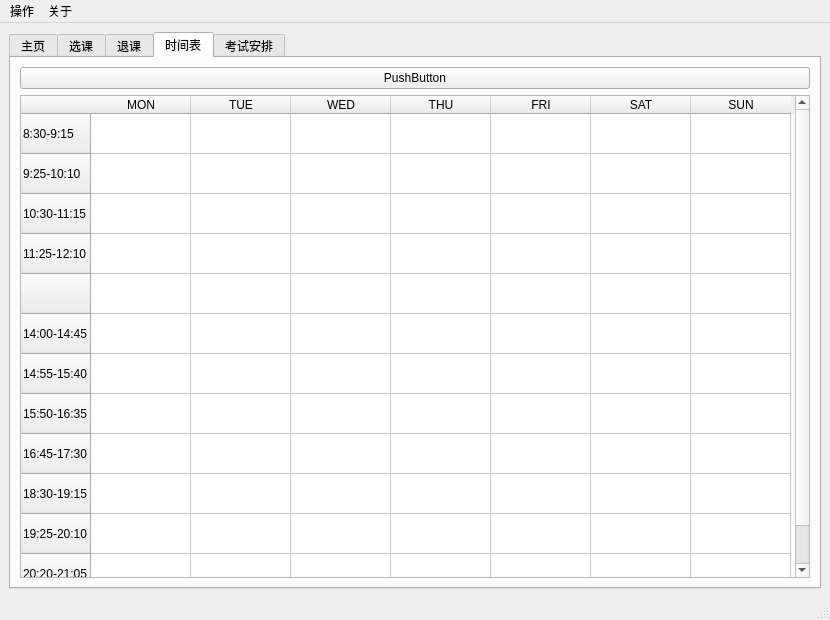
<?xml version="1.0" encoding="UTF-8"?>
<ui version="4.0">
 <class>MainWindow</class>
 <widget class="QMainWindow" name="MainWindow">
  <property name="geometry">
   <rect>
    <x>0</x>
    <y>0</y>
    <width>830</width>
    <height>620</height>
   </rect>
  </property>
  <property name="windowTitle">
   <string>教务选课系统-学生界面</string>
  </property>
  <widget class="QWidget" name="centralwidget">
   <layout class="QHBoxLayout" name="horizontalLayout">
    <item>
     <widget class="QTabWidget" name="tabWidget">
      <property name="currentIndex">
       <number>3</number>
      </property>
      <widget class="QWidget" name="mainPage">
       <attribute name="title">
        <string>主页</string>
       </attribute>
       <layout class="QVBoxLayout" name="verticalLayout">
        <item>
         <widget class="QPushButton" name="pushButton">
          <property name="text">
           <string>刷新</string>
          </property>
         </widget>
        </item>
        <item>
         <widget class="QListWidget" name="mainInfoList"/>
        </item>
       </layout>
      </widget>
      <widget class="QWidget" name="selePage">
       <attribute name="title">
        <string>选课</string>
       </attribute>
       <layout class="QGridLayout" name="gridLayout">
        <item row="0" column="0">
         <widget class="QTableWidget" name="seleInfoTable">
          <attribute name="horizontalHeaderDefaultSectionSize">
           <number>120</number>
          </attribute>
          <row>
           <property name="text">
            <string>01</string>
           </property>
          </row>
          <row>
           <property name="text">
            <string>02</string>
           </property>
          </row>
          <row>
           <property name="text">
            <string>03</string>
           </property>
          </row>
          <row>
           <property name="text">
            <string>04</string>
           </property>
          </row>
          <row>
           <property name="text">
            <string>05</string>
           </property>
          </row>
          <row>
           <property name="text">
            <string>06</string>
           </property>
          </row>
          <row>
           <property name="text">
            <string>07</string>
           </property>
          </row>
          <row>
           <property name="text">
            <string>08</string>
           </property>
          </row>
          <row>
           <property name="text">
            <string>09</string>
           </property>
          </row>
          <row>
           <property name="text">
            <string>10</string>
           </property>
          </row>
          <row>
           <property name="text">
            <string>11</string>
           </property>
          </row>
          <row>
           <property name="text">
            <string>12</string>
           </property>
          </row>
          <row>
           <property name="text">
            <string>13</string>
           </property>
          </row>
          <row>
           <property name="text">
            <string>14</string>
           </property>
          </row>
          <row>
           <property name="text">
            <string>15</string>
           </property>
          </row>
          <row>
           <property name="text">
            <string>16</string>
           </property>
          </row>
          <row>
           <property name="text">
            <string>17</string>
           </property>
          </row>
          <row>
           <property name="text">
            <string>18</string>
           </property>
          </row>
          <row>
           <property name="text">
            <string>19</string>
           </property>
          </row>
          <row>
           <property name="text">
            <string>20</string>
           </property>
          </row>
          <row>
           <property name="text">
            <string>21</string>
           </property>
          </row>
          <row>
           <property name="text">
            <string>22</string>
           </property>
          </row>
          <row>
           <property name="text">
            <string>23</string>
           </property>
          </row>
          <row>
           <property name="text">
            <string>24</string>
           </property>
          </row>
          <column>
           <property name="text">
            <string>选修</string>
           </property>
          </column>
          <column>
           <property name="text">
            <string>课程号</string>
           </property>
          </column>
          <column>
           <property name="text">
            <string>新建列</string>
           </property>
          </column>
          <column>
           <property name="text">
            <string>课程名</string>
           </property>
          </column>
          <column>
           <property name="text">
            <string>班级名</string>
           </property>
          </column>
          <column>
           <property name="text">
            <string>上课时间</string>
           </property>
          </column>
          <item row="0" column="0">
           <property name="text">
            <string>123</string>
           </property>
          </item>
         </widget>
        </item>
       </layout>
      </widget>
      <widget class="QWidget" name="quitPage">
       <attribute name="title">
        <string>退课</string>
       </attribute>
       <layout class="QGridLayout" name="gridLayout_2">
        <item row="0" column="0">
         <widget class="QTableWidget" name="quitInfoTable">
          <attribute name="horizontalHeaderDefaultSectionSize">
           <number>120</number>
          </attribute>
          <row>
           <property name="text">
            <string>01</string>
           </property>
          </row>
          <row>
           <property name="text">
            <string>02</string>
           </property>
          </row>
          <row>
           <property name="text">
            <string>03</string>
           </property>
          </row>
          <row>
           <property name="text">
            <string>04</string>
           </property>
          </row>
          <row>
           <property name="text">
            <string>05</string>
           </property>
          </row>
          <row>
           <property name="text">
            <string>06</string>
           </property>
          </row>
          <row>
           <property name="text">
            <string>07</string>
           </property>
          </row>
          <row>
           <property name="text">
            <string>08</string>
           </property>
          </row>
          <row>
           <property name="text">
            <string>09</string>
           </property>
          </row>
          <row>
           <property name="text">
            <string>10</string>
           </property>
          </row>
          <row>
           <property name="text">
            <string>11</string>
           </property>
          </row>
          <row>
           <property name="text">
            <string>12</string>
           </property>
          </row>
          <row>
           <property name="text">
            <string>13</string>
           </property>
          </row>
          <row>
           <property name="text">
            <string>14</string>
           </property>
          </row>
          <row>
           <property name="text">
            <string>15</string>
           </property>
          </row>
          <row>
           <property name="text">
            <string>16</string>
           </property>
          </row>
          <row>
           <property name="text">
            <string>17</string>
           </property>
          </row>
          <row>
           <property name="text">
            <string>18</string>
           </property>
          </row>
          <row>
           <property name="text">
            <string>19</string>
           </property>
          </row>
          <row>
           <property name="text">
            <string>20</string>
           </property>
          </row>
          <row>
           <property name="text">
            <string>21</string>
           </property>
          </row>
          <row>
           <property name="text">
            <string>22</string>
           </property>
          </row>
          <row>
           <property name="text">
            <string>23</string>
           </property>
          </row>
          <row>
           <property name="text">
            <string>24</string>
           </property>
          </row>
          <column>
           <property name="text">
            <string>退课</string>
           </property>
          </column>
          <column>
           <property name="text">
            <string>课程号</string>
           </property>
          </column>
          <column>
           <property name="text">
            <string>新建列</string>
           </property>
          </column>
          <column>
           <property name="text">
            <string>课程名</string>
           </property>
          </column>
          <column>
           <property name="text">
            <string>班级名</string>
           </property>
          </column>
          <column>
           <property name="text">
            <string>上课时间</string>
           </property>
          </column>
          <item row="0" column="0">
           <property name="text">
            <string>123</string>
           </property>
          </item>
         </widget>
        </item>
       </layout>
      </widget>
      <widget class="QWidget" name="timeTablePage">
       <attribute name="title">
        <string>时间表</string>
       </attribute>
       <layout class="QGridLayout" name="gridLayout_3">
        <item row="1" column="0">
         <widget class="QTableWidget" name="timeTable">
          <property name="rowCount">
           <number>12</number>
          </property>
          <property name="columnCount">
           <number>7</number>
          </property>
          <attribute name="horizontalHeaderDefaultSectionSize">
           <number>100</number>
          </attribute>
          <attribute name="horizontalHeaderMinimumSectionSize">
           <number>30</number>
          </attribute>
          <attribute name="verticalHeaderDefaultSectionSize">
           <number>40</number>
          </attribute>
          <row>
           <property name="text">
            <string>8:30-9:15</string>
           </property>
          </row>
          <row>
           <property name="text">
            <string>9:25-10:10</string>
           </property>
          </row>
          <row>
           <property name="text">
            <string>10:30-11:15</string>
           </property>
          </row>
          <row>
           <property name="text">
            <string>11:25-12:10</string>
           </property>
          </row>
          <row>
           <property name="text">
            <string/>
           </property>
          </row>
          <row>
           <property name="text">
            <string>14:00-14:45</string>
           </property>
          </row>
          <row>
           <property name="text">
            <string>14:55-15:40</string>
           </property>
          </row>
          <row>
           <property name="text">
            <string>15:50-16:35</string>
           </property>
          </row>
          <row>
           <property name="text">
            <string>16:45-17:30</string>
           </property>
          </row>
          <row>
           <property name="text">
            <string>18:30-19:15</string>
           </property>
          </row>
          <row>
           <property name="text">
            <string>19:25-20:10</string>
           </property>
          </row>
          <row>
           <property name="text">
            <string>20:20-21:05</string>
           </property>
          </row>
          <column>
           <property name="text">
            <string>MON</string>
           </property>
          </column>
          <column>
           <property name="text">
            <string>TUE</string>
           </property>
          </column>
          <column>
           <property name="text">
            <string>WED</string>
           </property>
          </column>
          <column>
           <property name="text">
            <string>THU</string>
           </property>
          </column>
          <column>
           <property name="text">
            <string>FRI</string>
           </property>
          </column>
          <column>
           <property name="text">
            <string>SAT</string>
           </property>
          </column>
          <column>
           <property name="text">
            <string>SUN</string>
           </property>
          </column>
          <item row="0" column="0">
           <property name="text">
            <string/>
           </property>
          </item>
          <item row="0" column="1">
           <property name="text">
            <string/>
           </property>
          </item>
         </widget>
        </item>
        <item row="0" column="0">
         <widget class="QPushButton" name="pushButton_2">
          <property name="text">
           <string>PushButton</string>
          </property>
         </widget>
        </item>
       </layout>
      </widget>
      <widget class="QWidget" name="examPage">
       <attribute name="title">
        <string>考试安排</string>
       </attribute>
       <layout class="QGridLayout" name="gridLayout_4">
        <item row="0" column="0">
         <widget class="QTableWidget" name="examTable">
          <property name="rowCount">
           <number>12</number>
          </property>
          <property name="columnCount">
           <number>7</number>
          </property>
          <attribute name="horizontalHeaderDefaultSectionSize">
           <number>100</number>
          </attribute>
          <attribute name="horizontalHeaderMinimumSectionSize">
           <number>30</number>
          </attribute>
          <attribute name="verticalHeaderDefaultSectionSize">
           <number>40</number>
          </attribute>
          <row>
           <property name="text">
            <string>8:30-9:15</string>
           </property>
          </row>
          <row>
           <property name="text">
            <string>9:25-10:10</string>
           </property>
          </row>
          <row>
           <property name="text">
            <string>10:30-11:15</string>
           </property>
          </row>
          <row>
           <property name="text">
            <string>11:25-12:10</string>
           </property>
          </row>
          <row>
           <property name="text">
            <string/>
           </property>
          </row>
          <row>
           <property name="text">
            <string>14:00-14:45</string>
           </property>
          </row>
          <row>
           <property name="text">
            <string>14:55-15:40</string>
           </property>
          </row>
          <row>
           <property name="text">
            <string>15:50-16:35</string>
           </property>
          </row>
          <row>
           <property name="text">
            <string>16:45-17:30</string>
           </property>
          </row>
          <row>
           <property name="text">
            <string>18:30-19:15</string>
           </property>
          </row>
          <row>
           <property name="text">
            <string>19:25-20:10</string>
           </property>
          </row>
          <row>
           <property name="text">
            <string>20:20-21:05</string>
           </property>
          </row>
          <column>
           <property name="text">
            <string>MON</string>
           </property>
          </column>
          <column>
           <property name="text">
            <string>TUE</string>
           </property>
          </column>
          <column>
           <property name="text">
            <string>WED</string>
           </property>
          </column>
          <column>
           <property name="text">
            <string>THU</string>
           </property>
          </column>
          <column>
           <property name="text">
            <string>FRI</string>
           </property>
          </column>
          <column>
           <property name="text">
            <string>SAT</string>
           </property>
          </column>
          <column>
           <property name="text">
            <string>SUN</string>
           </property>
          </column>
         </widget>
        </item>
       </layout>
      </widget>
     </widget>
    </item>
   </layout>
  </widget>
  <widget class="QMenuBar" name="menubar">
   <property name="geometry">
    <rect>
     <x>0</x>
     <y>0</y>
     <width>830</width>
     <height>23</height>
    </rect>
   </property>
   <widget class="QMenu" name="menuFile">
    <property name="title">
     <string>操作</string>
    </property>
    <addaction name="actionLogin"/>
    <addaction name="actionExit"/>
   </widget>
   <widget class="QMenu" name="menuAbout">
    <property name="title">
     <string>关于</string>
    </property>
    <addaction name="actionAbout"/>
   </widget>
   <addaction name="menuFile"/>
   <addaction name="menuAbout"/>
  </widget>
  <widget class="QStatusBar" name="statusbar"/>
  <action name="actionExit">
   <property name="text">
    <string>退出</string>
   </property>
  </action>
  <action name="actionAbout">
   <property name="text">
    <string>关于</string>
   </property>
  </action>
  <action name="actionLogin">
   <property name="text">
    <string>登录</string>
   </property>
  </action>
  <action name="actionRegister">
   <property name="text">
    <string>注册</string>
   </property>
  </action>
 </widget>
 <resources/>
 <connections/>
</ui>
